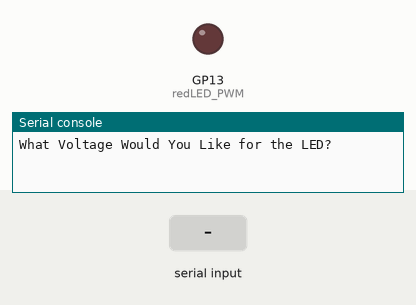
This program was run on a simulated Raspberry Pi Pico running MicroPython. On the bench: output pins drawn as LEDs (lit = HIGH), the last lines printed to the serial console. Inputs (shaded band) come from the test bench.

Above: at 1.2 s.
1.3 s: "5" typed at the serial console, then Enter
At 1.7 s:
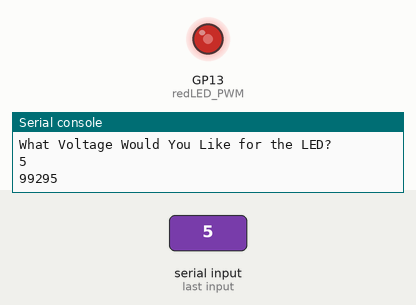
2.8 s: "90" typed at the serial console, then Enter
At 4.1 s:
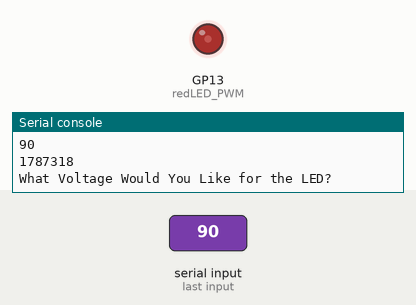
Timing chart, 0 to 5.8 s (numbered marks = the images above; inputs shaded):
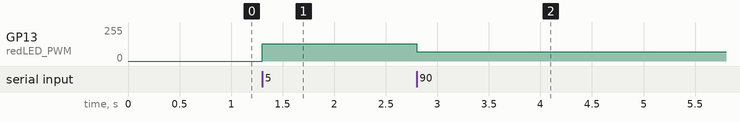

Measured:
- after the input at 1.3 s, GP13 (redLED_PWM): 0/255 → 131/255 at once
- after the input at 2.8 s, GP13 (redLED_PWM): 131/255 → 69/255 at once

The program:

LED_dimmer.py
```python
# Program to use PWM to control brightness of an LED
# HW for Lesson 9
# Lori Pfahler
# April 2023


# import modules
from machine import Pin, PWM
from utime import sleep

# function to scale x to y based on range of x and y
def scale(value, x1, x2, y1, y2):
    slope = (y2 - y1)/(x2 - x1)
    scaled_value = slope * (value - x1) + y1
    return(scaled_value)

# setup redLED with PWM
redLED_PWM = PWM(Pin(13))
redLED_PWM.freq(1000)
redLED_PWM.duty_u16(0)

try:
    while True:
        userRequest = float(input("What Voltage Would You Like for the LED? "))
        request16bit = scale(userRequest, 0, 3.3, 0, 65535)
        redLED_PWM.duty_u16(int(request16bit))
        print(int(request16bit))
        sleep(1)

except KeyboardInterrupt:
    redLED_PWM.duty_u16(0)
```
